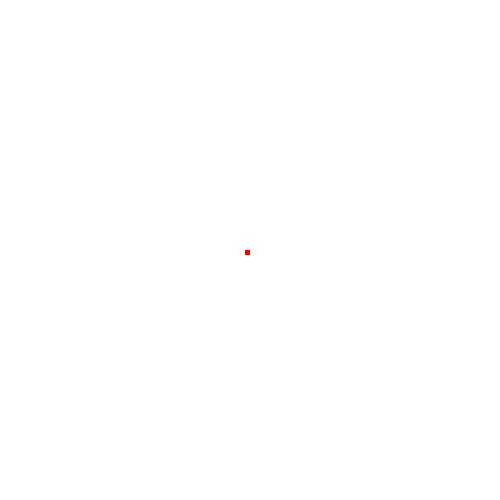
Frame 1 (no input)
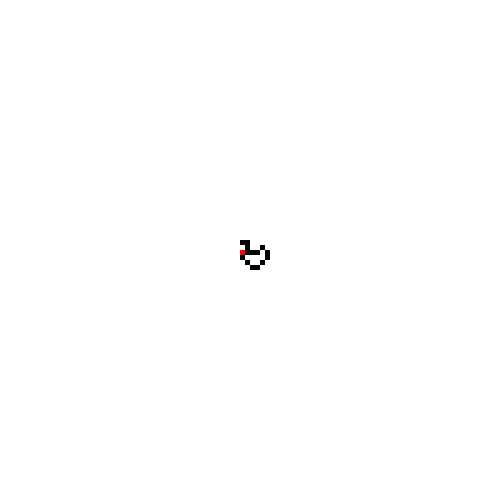
Frame 60 (no input)
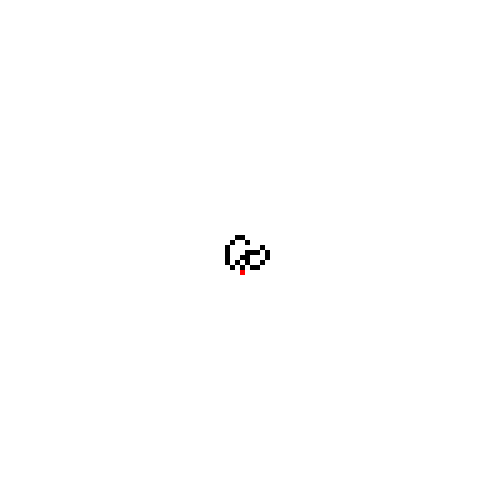
Frame 120 (the mouse pressed at the canvas centre since frame 60)

The p5.js sketch that drew these frames (run headless with seeded random() and noise() and a simulated clock; from frame 60 on, the mouse is pressed at the canvas centre):

// p5.js sketch
// ── sketch.js
let squareSize;
let matrixSize;
let matrix;
let ant; 
let step;

function setup() {
    squareSize = 5;
    matrixSize = 100;
    matrix = [];
    step = 0;
    ant = new Ant(Math.floor(matrixSize / 2), Math.floor(matrixSize / 2));

    createCanvas(matrixSize * squareSize, matrixSize * squareSize);
    noStroke();
    // frameRate(1);

    for (let i = 0; i < matrixSize; i++) {
        let array = new Array(matrixSize);
        for (let j = 0; j < array.length; j++) {
            array[j] = 0;
        }
        matrix.push(array);
    }
}

function draw() {
    background(255);
    (matrix[ant.y][ant.x] == 1) 
        ? ant.turn_right()
        : ant.turn_left();
    
    ant.move(matrix);

    for (let i = 0; i < matrixSize; i++) {
        for (let j = 0; j < matrixSize; j++) {
            if (matrix[i][j] == 1 || i == ant.y && j == ant.x) {
                if (matrix[i][j] == 1) fill(0);
                if (i == ant.y && j == ant.x) fill(255, 0, 0);
                rect(j*squareSize, i*squareSize, squareSize, squareSize);
            }
        }
    } 
    ++step;
    console.log(step)
}

// ── ant.js
class Ant {
    constructor(x, y) {
        this.x = x;
        this.y = y;
        this.direction = 0;
    }

    turn_left() {
        (this.direction == 0)
            ? this.direction = 3
            : --this.direction;
    }

    turn_right() {
        (this.direction == 3)
            ? this.direction = 0
            : ++this.direction;
    }

    move(arr) {
        if (this.direction == 0) {
            --this.y;
            if (this.y == -1) this.y = arr.length-1;
        } else if (this.direction == 1) {
            ++this.x;
            if (this.x == arr.length) this.x = 0;
        } else if (this.direction == 2) {
            ++this.y;
            if (this.y == arr.length) this.y = 0;
        } else if (this.direction == 3) {
            --this.x;
            if (this.x == -1) this.x = arr.length-1;
        }
        if (arr[this.y][this.x] == 1) arr[this.y][this.x] = 0; 
        else if (arr[this.y][this.x] == 0) arr[this.y][this.x] = 1; 
    }
}
